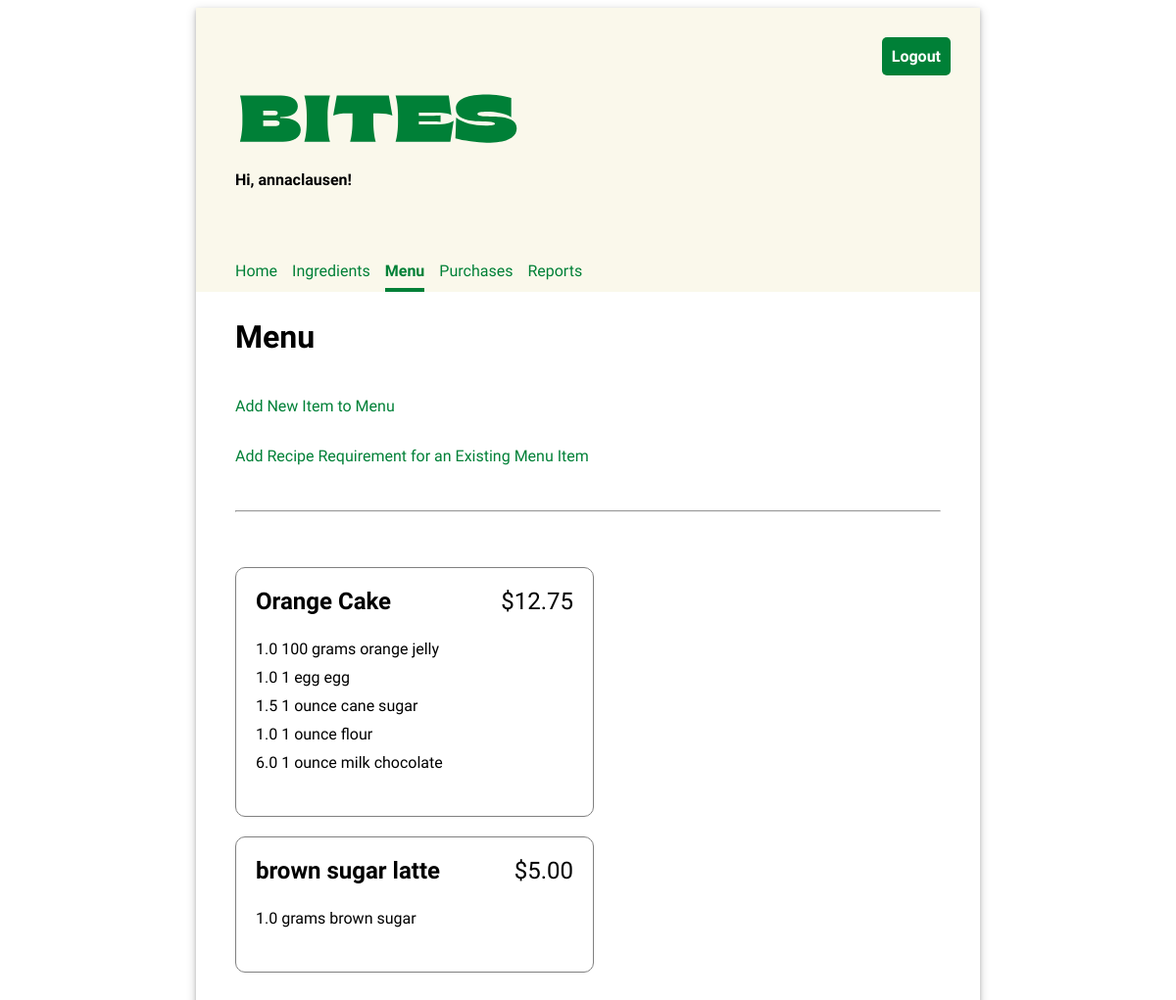
The page /menu/ (signed in) on the database its author committed.
### inventory/models.py (models this page shows, shortened)
class MenuItem(models.Model):
    title = models.CharField(max_length=200, unique=True)
    price = models.FloatField(default=0.00)

class RecipeRequirement(models.Model):
    menu_item = models.ForeignKey(MenuItem, on_delete=models.CASCADE)
    ingredient = models.ForeignKey(Ingredient, on_delete=models.CASCADE)
    quantity = models.FloatField(default=0)

class Ingredient(models.Model):
    name = models.CharField(max_length=200, unique=True)
    quantity = models.FloatField(default=0)
    unit = models.CharField(max_length=200)
    price_per_unit = models.FloatField(default=0)

### inventory/views.py (the view)
# urls.py: path('menu/', views.MenuView.as_view(), name="menu"),
class MenuView(LoginRequiredMixin, ListView):
    template_name = "inventory/menu_list.html"
    model = MenuItem

### inventory/templates/inventory/menu_list.html (shortened to what this page needs)
{% extends 'base.html' %}
{% load static %}
{% block content %}
    <h2>Menu</h2>
    <p><a href="{% url 'add_menu_item' %}">Add New Item to Menu</a></p>
    <p><a href="{% url 'add_recipe_requirement' %}">Add Recipe Requirement for an Existing Menu Item</a></p>
    <hr/>
    <ul class="menu-items">
    {% for menu_item in object_list %}
        <li>
            <div class="menu-item-header">
                <div class="menu-item-title">{{ menu_item.title }}</div>
                <div class="menu-item-price">${{ menu_item.price|stringformat:".2f" }}</div>
            </div>
            <ul class="menu-item-ingredients">
                {% for recipe_requirement in menu_item.reciperequirement_set.all %}
                <li>{{ recipe_requirement.quantity }} {{recipe_requirement.ingredient.unit }} {{ recipe_requirement.ingredient.name }}</li>
                {% endfor %}
            </ul>
        </li>
    {% endfor %}
    </ul>
{% endblock %}

### inventory/templates/base.html (shortened to what this page needs)
{% load static %}
<!DOCTYPE html>
<html>
<head>
  <link rel="stylesheet" type="text/css" href="{% static 'inventory/style.css' %}" />
</head>
<body>
  <div class="app">
  <header>
    <div class="header-first-row">
      <img class="logo" src="{% static 'inventory/bites-logo.svg' %}" />
      {% if user.is_authenticated %}
      <a class="logout" href="/logout">Logout</a>
      {% endif %}
    </div>
    {% if user.is_authenticated %}
      <p class="greeting">Hi, {{ user.username }}!</p>
      <nav class="navbar">
        {% url 'home' as home_url %}
        {% url 'ingredients' as ingredients_url %}
        {% url 'menu' as menu_url %}
        {% url 'purchases' as purchases_url %}
        {% url 'reports' as reports_url %}
        <a class="nav-item{% if request.path == home_url %} current-page{% endif %}" href="{% url 'home' %}">Home</a>
        <a class="nav-item{% if request.path == ingredients_url %} current-page{% endif %}" href="{% url 'ingredients' %}">Ingredients</a>
        <a class="nav-item{% if request.path == menu_url %} current-page{% endif %}" href="{% url 'menu' %}">Menu</a>
        <a class="nav-item{% if request.path == purchases_url %} current-page{% endif %}" href="{% url 'purchases' %}">Purchases</a>
        <a class="nav-item{% if request.path == reports_url %} current-page{% endif %}" href="{% url 'reports' %}">Reports</a>
      </nav>
    {% endif %}
  </header>
  <main>
    {% block content %}{% endblock %}
  </main>
  </div>
</body>
</html>

### inventory/static/inventory/style.css (style rules this page uses)
body { font-family: 'Oxygen', sans-serif; }
hr { margin: 30px 0; }
header { background-color: #FAF8EB; min-height: 200px; display: flex; align-items: center; flex-direction: column; align-items: flex-start; padding-left: 40px; }
main { display: flex; flex-direction: column; padding: 0 40px 20px 40px; justify-content: center; }
main h2 { font-size: 2em; }
.app { min-width: 800px; max-width: 60%; margin: 0 auto; box-shadow: 0 2px 4px 0 rgba(0, 0, 0, 0.2), 0 3px 10px 0 rgba(0, 0, 0, 0.19); }
header p { font-weight: bold; }
.navbar { margin-top: 50px; display: flex; width: 100%; }
.navbar a { text-decoration: none; padding: 8px 0; color: #008037; margin-right: 15px; }
.navbar a:hover, .navbar .current-page { border-bottom: solid 4px #008037; border-spacing: 0 15px; font-weight: bold; }
.header-first-row { width: 100%; display: flex; justify-content: space-between; }
.logout { height: max-content; text-align: center; text-decoration: none; border: 0px; background-color: #008037; border-radius: 5px; color: white; padding: 10px; font-weight: bold; margin: 30px; font-size: 1em; }
.menu-items { display: flex; flex-wrap: wrap; padding: 0; justify-content: space-between; }
.menu-items * { padding: 0; }
.logo { margin-top: 75px; }
.menu-items > li { display: flex; flex-direction: column; padding: 20px; border: 1px solid grey; margin: 10px 0; border-radius: 10px; justify-content: left; flex-basis: 45%; }
.menu-items, .menu-items ul { list-style-type: none; }
.menu-item-header { display: flex; flex-direction: row; justify-content: space-between; font-size: 1.5em; }
.menu-item-title { font-weight: bold; }
.menu-item-ingredients { padding: 20px 0; }
.menu-item-ingredients * { padding: 5px 0; }
a { text-decoration: none; color: #008037; }

### rows shown on the page
MenuItem: title "Orange Cake", price "12.75"
RecipeRequirement: quantity "1.0", ingredient.unit "100 grams", ingredient.name "orange jelly"
RecipeRequirement: quantity "1.0", ingredient.unit "1 egg", ingredient.name "egg"
RecipeRequirement: quantity "1.5", ingredient.unit "1 ounce", ingredient.name "cane sugar"
RecipeRequirement: quantity "1.0", ingredient.unit "1 ounce", ingredient.name "flour"
RecipeRequirement: quantity "6.0", ingredient.unit "1 ounce", ingredient.name "milk chocolate"
MenuItem: title "brown sugar latte", price "5.00"
RecipeRequirement: quantity "1.0", ingredient.unit "grams", ingredient.name "brown sugar"

### other values the page prints
{{ user.username }} "annaclausen"
